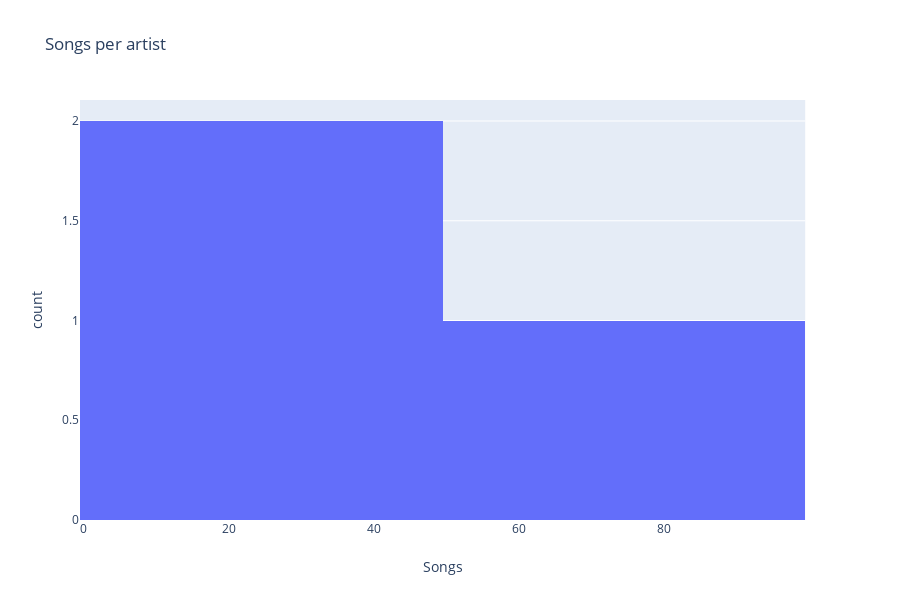

Source (notebook cell):
### Code cell
# distribution songs per artist
song_count_df = song_df.groupby('artist')[['song_name']].count()
fig = px.histogram(song_count_df, x='song_name', title='Songs per artist', labels={'song_name': 'Songs'})
fig.show()

### Figure 1 — Plotly figure (JSON) as saved in the notebook; plotly's stock layout.template omitted (floating-point values rounded to 4 significant figures)
{"data": [{"alignmentgroup": "True", "bingroup": "x", "hoverlabel": {"namelength": 0}, "hovertemplate": "Songs=%{x}<br>count=%{y}", "legendgroup": "", "marker": {"color": "#636efa"}, "name": "", "offsetgroup": "", "orientation": "v", "showlegend": false, "type": "histogram", "x": [66, 36, 28], "xaxis": "x", "yaxis": "y"}], "layout": {"barmode": "relative", "height": 600, "legend": {"tracegroupgap": 0}, "title": {"text": "Songs per artist"}, "xaxis": {"anchor": "y", "domain": [0, 0.98], "title": {"text": "Songs"}}, "yaxis": {"anchor": "x", "domain": [0, 1], "title": {"text": "count"}}}}
